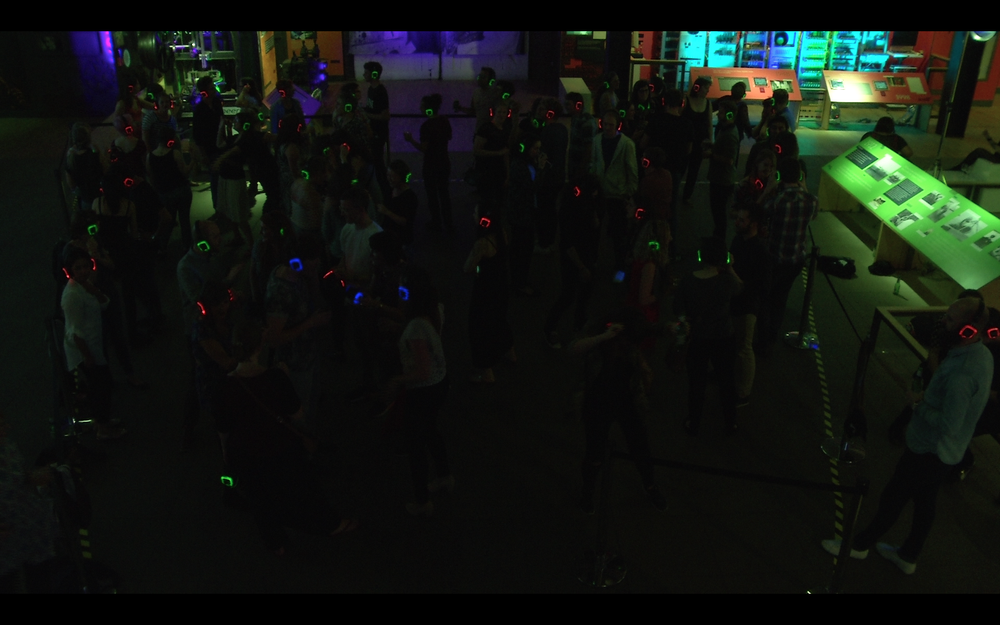
#> input picture Example_009.png, 1000 x 625 px, shrunk from 1280 x 800 before the run; its folder holds only this picture in this run
$ python -i ProcessImageOld.py   (imports and definitions only)   (older library calls are emulated)
#> lines starting #> are read from the running program, lines starting #| are printed output that depends on the picture; after the words box and inside, x2 and y2 are one past the last pixel; in counts of white or black regions, pixels touching at a corner belong together
import os
import cv2
import numpy as np
from matplotlib import pyplot as plt


""" Processes still images to extract coordinates of data points.

Requires:
- Sampled still images from video data.

Plan:
- Read image, separate colour layers, binarize images through (Otsu) thresholding.

To-do:
- Check which other thresholding algorithms are implemented in OpenCV.
- Connected components analysis (take centroid).
- Translate image coordinates into real-world coordinates.
"""

# [15 lines left out: function read_image, not called in this run]

def save_image(imin, imnames, images):
    """ Saves image to same path as original, with added string contained
    in imname.

    To-do:
    - Generalize so images are saved with the same extension as original.
    """

    imin = os.path.expanduser(imin)

    for imname, image in zip(imnames, images):
        cv2.imwrite(imin[:-4] + '_' + imname + '.png', image)

# [34 lines left out: functions show_image, separate_colors, not called in this run]

def simple_threshold(imin):
    """ Take an image and creates three binarized versions of it using simple thresholding.
    """
#> called with imin = '../Example_009.png'

    img = cv2.imread(imin, cv2.CV_LOAD_IMAGE_GRAYSCALE)
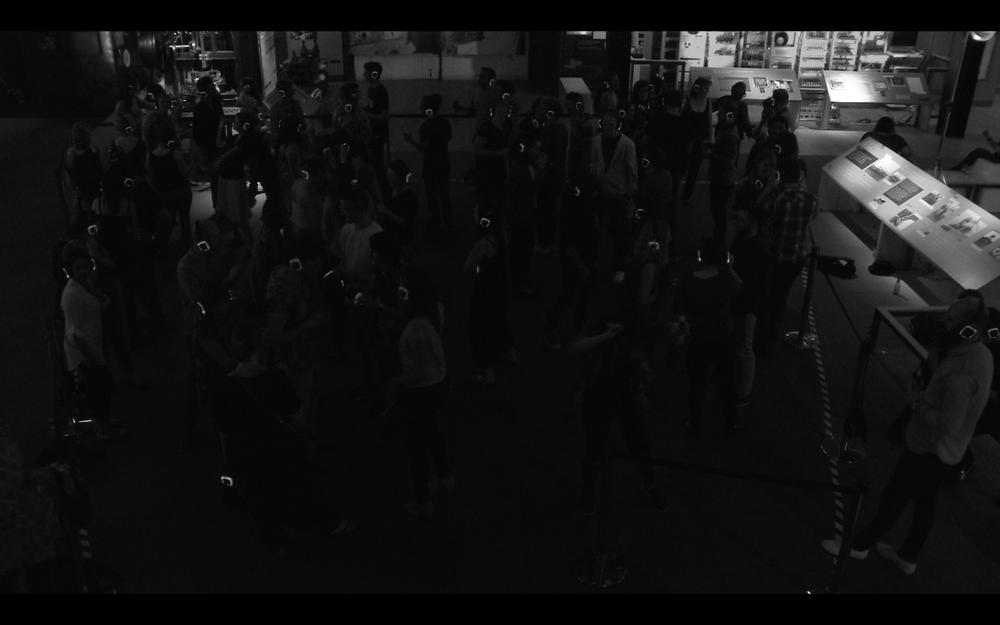
#> img: shape (625, 1000); min 0, max 255, mean 19.5

    ret, thresh1 = cv2.threshold(img, 127, 255, cv2.THRESH_BINARY)
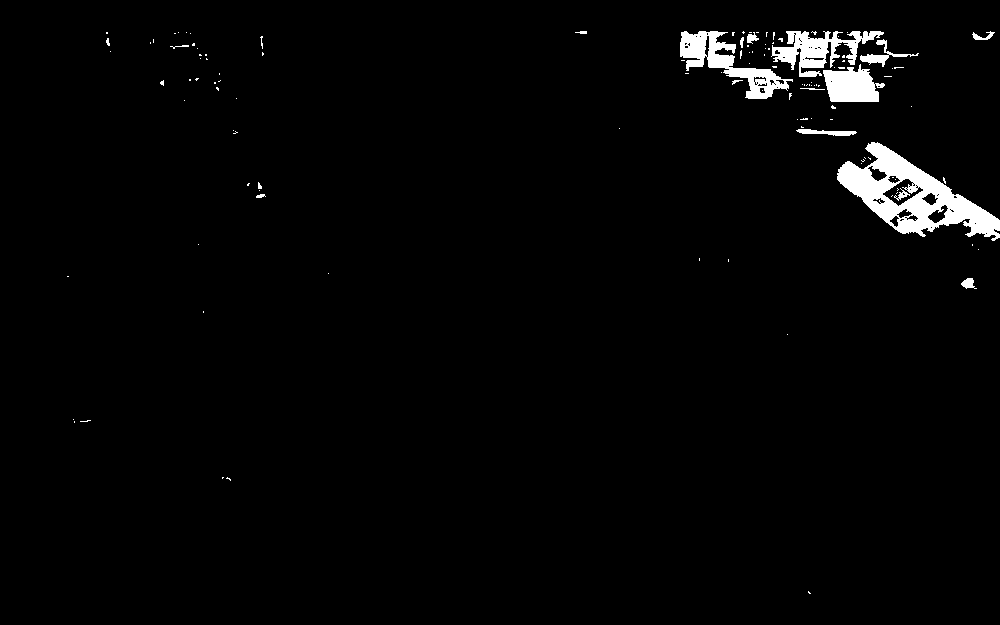
#> thresh1: shape (625, 1000); 2.3% white; 122 white regions (104 under 20 px), largest, box (x1, y1, x2, y2) and area: (837, 142, 1000, 241) 6239, (680, 31, 793, 99) 2510, (771, 31, 884, 77) 2156
    ret, thresh2 = cv2.threshold(img, 127, 255, cv2.THRESH_BINARY_INV)
    ret, thresh3 = cv2.threshold(img, 127, 255, cv2.THRESH_TRUNC)
    ret, thresh4 = cv2.threshold(img, 127, 255, cv2.THRESH_TOZERO)
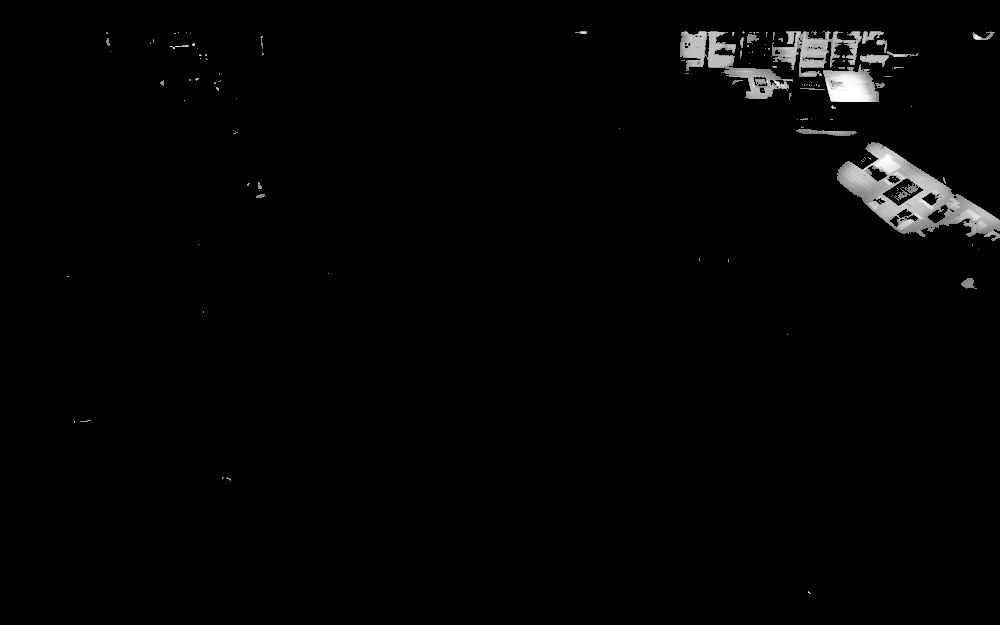
#> thresh4: shape (625, 1000); min 0, max 255, mean 3.9
    ret, thresh5 = cv2.threshold(img, 127, 255, cv2.THRESH_TOZERO_INV)
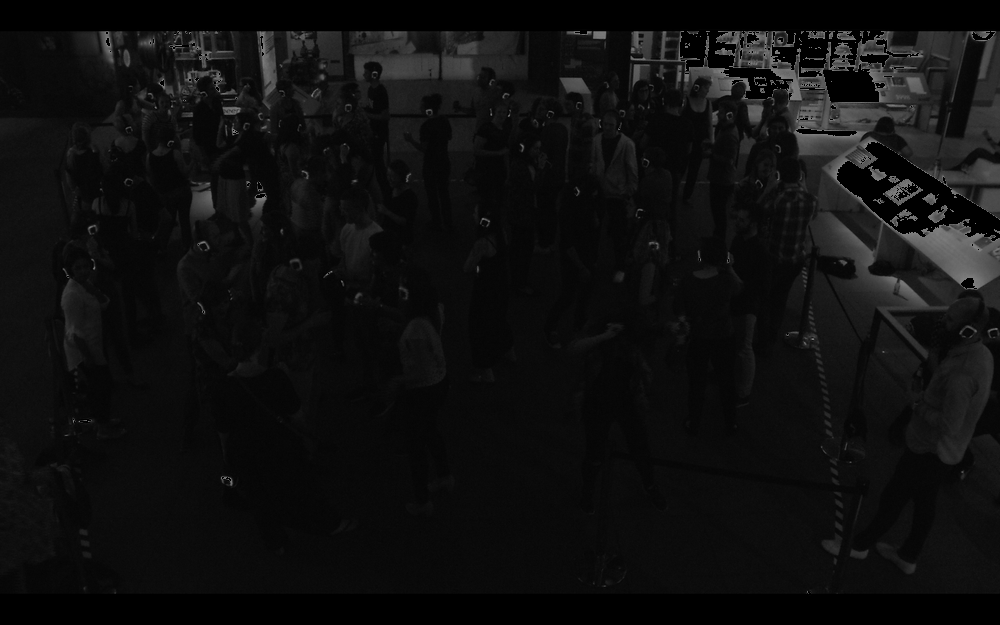
#> thresh5: shape (625, 1000); min 0, max 127, mean 15.5

    imnames = ['simple_binary', 'simple_binary_inv', 'simple_trunc',
               'simple_tozero', 'simple_tozero_inv']
    images = [thresh1, thresh2, thresh3,
              thresh4, thresh5]

    save_image(imin, imnames, images)
#> the loop in save_image, `for imname, image in zip(imnames, images):` made 5 passes
#> imname on passes 1 to 5: 'simple_binary', 'simple_binary_inv', 'simple_trunc', 'simple_tozero', 'simple_tozero_inv'

# [137 lines left out: functions adaptive_threshold, otsu_threshold, find_contours, find_contours_masked, find_centres, find_centres_masked, not called in this run]

>>> result = simple_threshold('../Example_009.png')

$ run again, on b.png
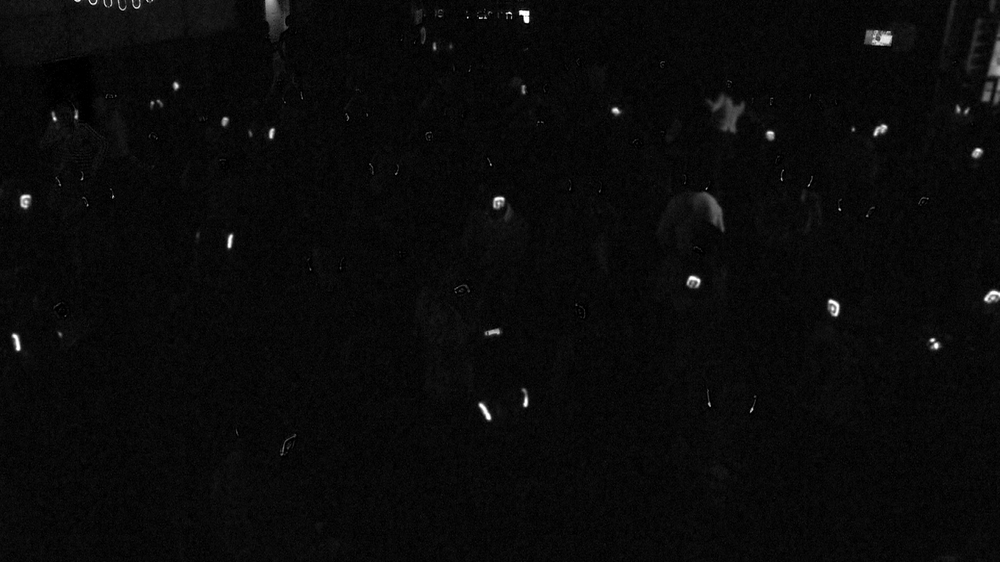
#> input picture b.png, 1000 x 562 px, shrunk from 1920 x 1080 before the run
#> in simple_threshold, img is the input picture: shape (562, 1000); min 0, max 255, mean 9.5
#> in simple_threshold, `ret, thresh1 = cv2.threshold(img, 127, 255, cv2.THRESH_BINARY)`:
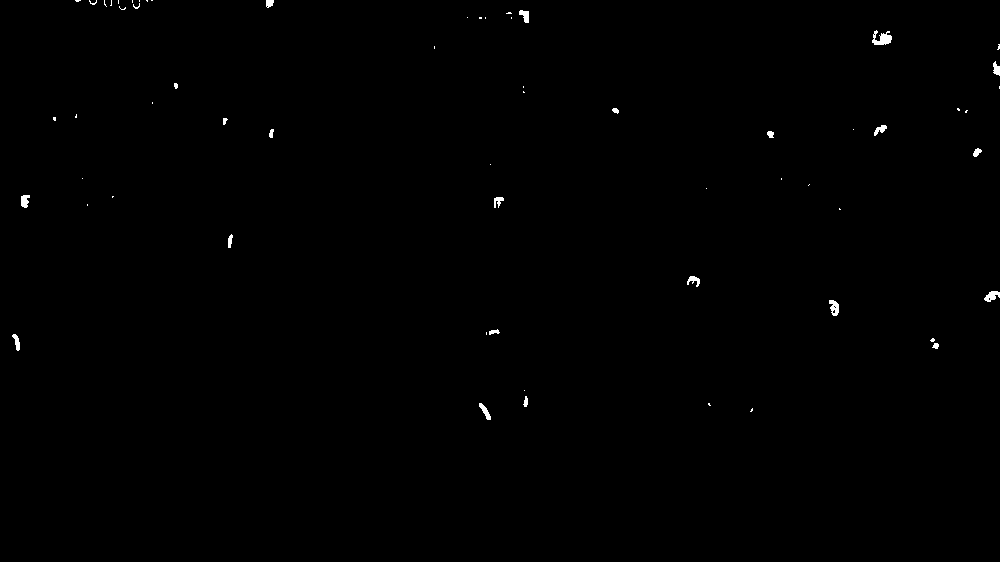
#> thresh1: shape (562, 1000); 0.29% white; 62 white regions (40 under 20 px), largest, box (x1, y1, x2, y2) and area: (872, 30, 892, 45) 181, (829, 300, 839, 316) 108, (984, 291, 1000, 302) 107
#> the loop in save_image, `for imname, image in zip(imnames, images):` made 5 passes
#> imname on passes 1 to 5: 'simple_binary', 'simple_binary_inv', 'simple_trunc', 'simple_tozero', 'simple_tozero_inv'

$ run again, on example_005_r_otsu_gaussian.png
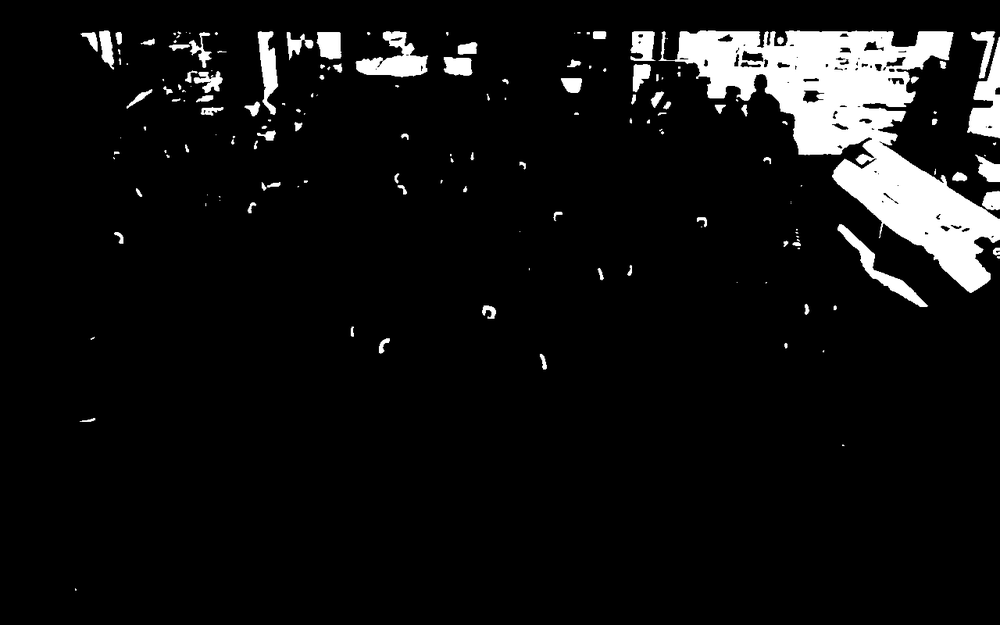
#> input picture example_005_r_otsu_gaussian.png, 1000 x 625 px, shrunk from 1280 x 800 before the run
#> in simple_threshold, img is the input picture: shape (625, 1000); min 0, max 255, mean 17.6
#> thresh1: shape (625, 1000); 6.9% white; 153 white regions (88 under 20 px), largest, box (x1, y1, x2, y2) and area: (659, 30, 1000, 293) 29994, (967, 37, 1000, 138) 1633, (356, 31, 428, 77) 1606
#> in simple_threshold, `ret, thresh2 = cv2.threshold(img, 127, 255, cv2.THRESH_BINARY_INV)`:
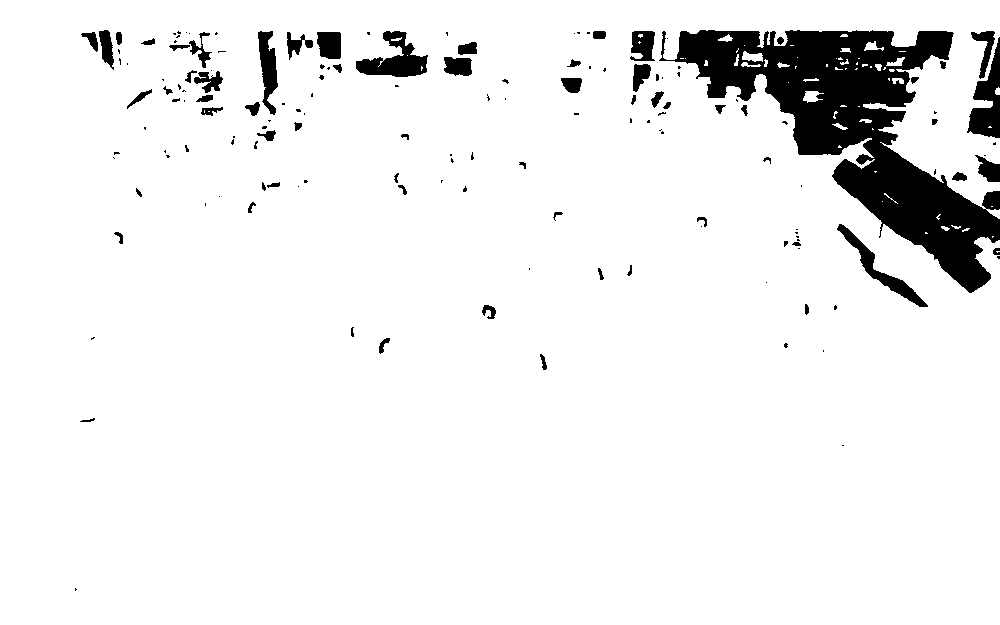
#> thresh2: shape (625, 1000); 93.1% white; 153 black regions (88 under 20 px), largest, box (x1, y1, x2, y2) and area: (659, 30, 1000, 293) 29994, (967, 37, 1000, 138) 1633, (356, 31, 428, 77) 1606
#> in simple_threshold, `ret, thresh5 = cv2.threshold(img, 127, 255, cv2.THRESH_TOZERO_INV)`:
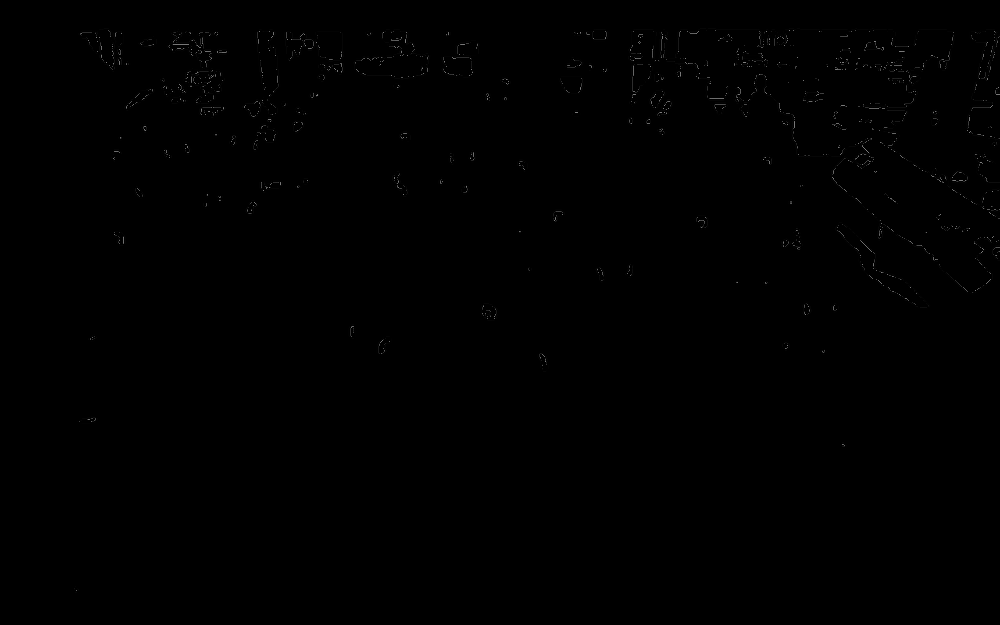
#> thresh5: shape (625, 1000); min 0, max 127, mean 0.4
#> the loop in save_image, `for imname, image in zip(imnames, images):` made 5 passes
#> imname on passes 1 to 5: 'simple_binary', 'simple_binary_inv', 'simple_trunc', 'simple_tozero', 'simple_tozero_inv'
